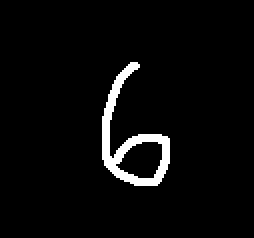
#> input picture my_images/dark/6_dark.png, 127 x 119 px (shown 2 times larger)
$ python test_API.py
#> lines starting #> are read from the running program, lines starting #| are printed output that depends on the picture
import json
import urllib.request

import numpy as np
from PIL import Image

# Converte a imagem para 28x28 em escala de cinza (dígito claro em fundo escuro)
img = Image.open('./my_images/dark/6_dark.png').convert('L').resize((28, 28))
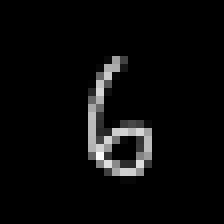
#> img: PIL image 28x28 L (shown 8 times larger); min 0, max 249, mean 10.1
pixels = np.array(img).flatten().tolist()
#> pixels = 784 values, max 249 at index 544, min 0 at index 0, mean 10.1

req = urllib.request.Request(
    'http://127.0.0.1:8000/predict',
    data=json.dumps({'pixels': pixels}).encode(),
    headers={'Content-Type': 'application/json'},
)
print(json.load(urllib.request.urlopen(req)))  # {'digito': ..., 'confianca': ...}
#> (this line was passed over: the network is not available in this run)
